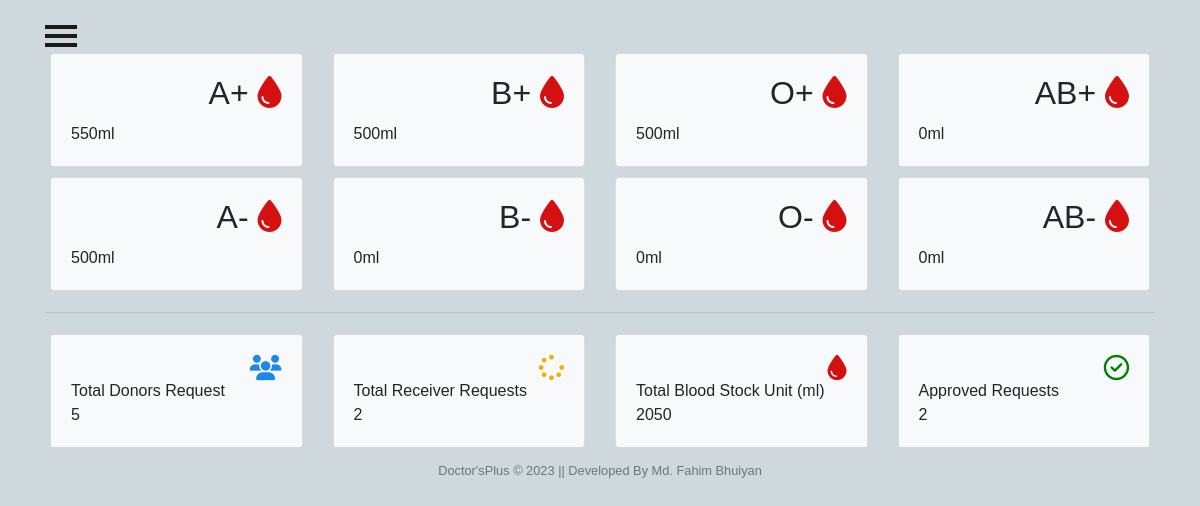
Screenshot of /admins/bloodbank_index/ with the database file from the repository.
### adminView/models.py (models this page shows, shortened)
class Stock(models.Model):
    bloodgroup=models.CharField(max_length=10)
    unit=models.PositiveIntegerField(default=0)

### adminView/views.py (the view)
# urls.py: path('bloodbank_index/', views.bloodbank_index, name='bloodbank_index'),
def bloodbank_index(request):
    totaldonors = DonationRequest.objects.count()
    totalrequest = ReceiverRequest.objects.count()
    totalbloodunit = Stock.objects.aggregate(total=Sum('unit')).get('total', 0)
    totalapprovedrequest = ReceiverRequest.objects.filter(
        is_approved='APPROVED').count()
    context = {
        'totaldonors': totaldonors,
        'totalrequest': totalrequest,
        'totalbloodunit': totalbloodunit,
        'totalapprovedrequest': totalapprovedrequest,
    }
    dict = {
        'bloodForm': forms.BloodForm(),
        'A1': models.Stock.objects.get(bloodgroup="A+"),
        'A2': models.Stock.objects.get(bloodgroup="A-"),
        'B1': models.Stock.objects.get(bloodgroup="B+"),
        'B2': models.Stock.objects.get(bloodgroup="B-"),
        'AB1': models.Stock.objects.get(bloodgroup="AB+"),
        'AB2': models.Stock.objects.get(bloodgroup="AB-"),
        'O1': models.Stock.objects.get(bloodgroup="O+"),
        'O2': models.Stock.objects.get(bloodgroup="O-"),
    }
    return render(request, 'admin/bloodbank_index.html', context={**context, **dict})

### Templates/admin/bloodbank_index.html (shortened to what this page needs)
{% load static %}
<html lang="en">
<head>
  <link rel="stylesheet" href="{% static 'CSS/admin.css'%}">
</head>
{% include "admin/side_nav_bar.html" %}
<body>
    <div class="container mt-5">
      <div class="row">
        <div class="col-sm-3">
          <div class="card bg-light">
            <div class="card-body">
              <div class="blood">
                <h2>A+ <i class="fas fa-tint"></i></h2>
              </div><br><br>
              <div>
                {{A1.unit}}ml
              </div>
            </div>
          </div>
        </div>
        <div class="col-sm-3">
          <div class="card bg-light">
            <div class="card-body">
              <div class="blood">
                <h2>B+ <i class="fas fa-tint"></i></h2>
              </div><br><br>
              <div>
                {{B1.unit}}ml
              </div>
            </div>
          </div>
        </div>
        <div class="col-sm-3">
          <div class="card bg-light">
            <div class="card-body">
              <div class="blood">
                <h2>O+ <i class="fas fa-tint"></i></h2>
              </div><br><br>
              <div>
                {{O1.unit}}ml
              </div>
            </div>
          </div>
        </div>
        <div class="col-sm-3">
          <div class="card bg-light">
            <div class="card-body">
              <div class="blood">
                <h2>AB+ <i class="fas fa-tint"></i></h2>
              </div><br><br>
              <div>
                {{AB1.unit}}ml
              </div>
            </div>
          </div>
        </div>
      </div>
      <div class="row">
        <div class="col-sm-3">
          <div class="card bg-light">
            <div class="card-body">
              <div class="blood">
                <h2>A- <i class="fas fa-tint"></i></h2>
              </div><br><br>
              <div>
                {{A2.unit}}ml
              </div>
            </div>
          </div>
        </div>
        <div class="col-sm-3">
          <div class="card bg-light">
            <div class="card-body">
              <div class="blood">
                <h2>B- <i class="fas fa-tint"></i></h2>
              </div><br><br>
              <div>
                {{B2.unit}}ml
              </div>
            </div>
          </div>
        </div>
        <div class="col-sm-3">
          <div class="card bg-light">
            <div class="card-body">
              <div class="blood">
                <h2>O- <i class="fas fa-tint"></i></h2>
              </div><br><br>
              <div>
                {{O2.unit}}ml
              </div>
            </div>
          </div>
        </div>
        <div class="col-sm-3">
          <div class="card bg-light">
            <div class="card-body">
              <div class="blood">
                <h2>AB- <i class="fas fa-tint"></i></h2>
              </div><br><br>
              <div>
                {{AB2.unit}}ml
              </div>
            </div>
          </div>
        </div>
      </div>
      <hr>
      <div class="row">
        <div class="col-sm-3">
          <div class="card bg-light">
            <div class="card-body">
              <div class="blood">
                <i class="fas fa-users" style="color: #1e88e5;"></i>
              </div><br>
              <div>
                Total Donors Request <br>
                {{totaldonors}}
              </div>
            </div>
          </div>
        </div>
        <div class="col-sm-3">
          <div class="card bg-light">
            <div class="card-body">
              <div class="blood">
                <i class="fas fa-spinner" style="color:#efb000;"></i>
              </div><br>
              <div>
                Total Receiver Requests <br>
                {{totalrequest}}
              </div>
            </div>
          </div>
        </div>
        <div class="col-sm-3">
          <div class="card bg-light">
            <div class="card-body">
              <div class="blood">
                <i class="fas fa-tint xyz" style="color:#d41010;"></i>
              </div><br>
              <div>
                Total Blood Stock Unit (ml) <br>
                {{totalbloodunit}}
              </div>
            </div>
          </div>
        </div>
        <div class="col-sm-3">
          <div class="card bg-light">
            <div class="card-body">
              <div class="blood">
                <i class="far fa-check-circle" style="color:green;"></i>
              </div><br>
              <div>
                Approved Requests <br>
                {{totalapprovedrequest}}
              </div>
            </div>
          </div>
        </div>
      </div>
    </div>
  {% include "Home/footer.html" %}
</body>
</html>

### static/CSS/admin.css (style rules this page uses)
.row { padding: 5px; }
.fa-tint { color: #d41010 }
.blood { float: right; }
.fa-users { color: blue; font-size: 3ex; }
.fa-spinner { color: blue; font-size: 3ex; }
.fa-check-circle { color: blue; font-size: 3ex; }
.xyz { color: blue; font-size: 3ex; }
* { margin: 0; padding: 0; box-sizing: border-box; list-style: none; text-decoration: none; font-family: 'Josefin Sans', sans-serif; }
body { background-color: #f3f5f9; }

### static/CSS/patientnav.css (style rules this page uses)
body { position: relative; overflow-x: hidden; background-color: #cfd8dc; }
body, html { height: 100%; }

### rows the page displays
Stock: unit "550"
Stock: unit "500"
Stock: unit "500"
Stock: unit "0"
Stock: unit "500"
Stock: unit "0"
Stock: unit "0"
Stock: unit "0"

### other values shown
{{ totaldonors }} "5"
{{ totalrequest }} "2"
{{ totalbloodunit }} "2050"
{{ totalapprovedrequest }} "2"
